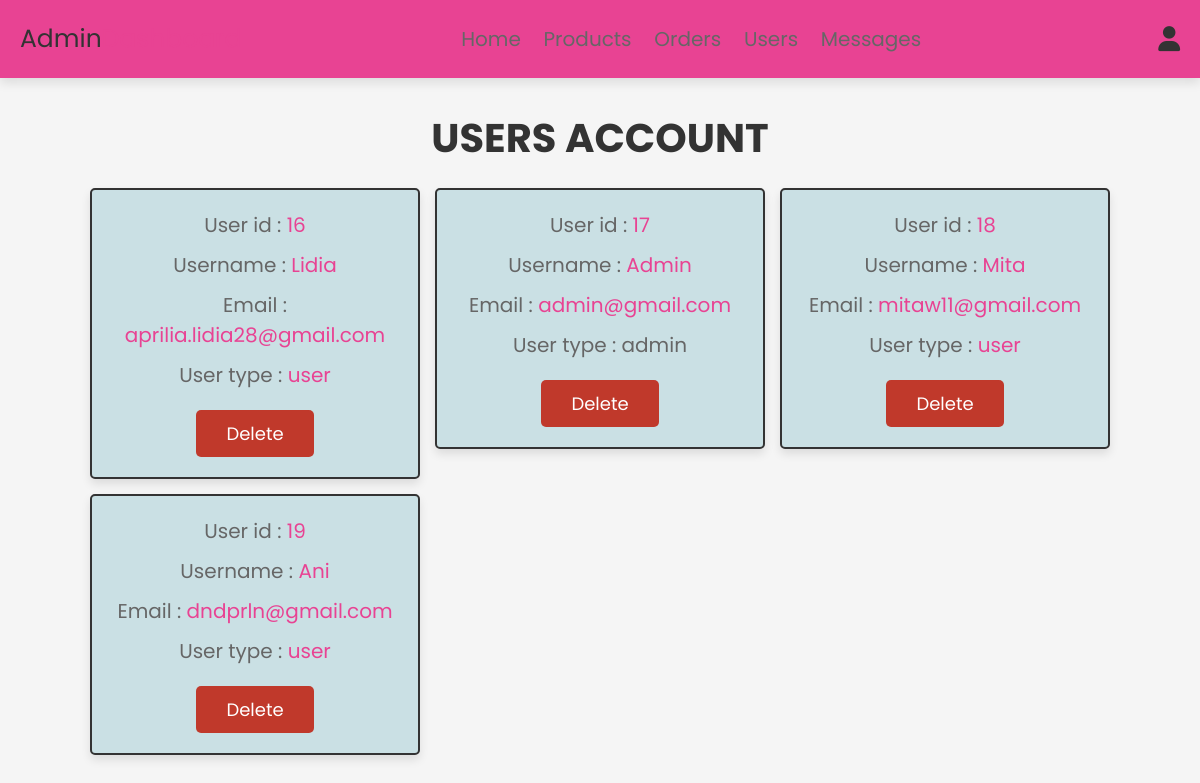
The page /admin_users.php (signed in) on the database its author committed.
### tables this page shows
CREATE TABLE `users` (
  `id` int(100) NOT NULL,
  `name` varchar(100) NOT NULL,
  `email` varchar(100) NOT NULL,
  `password` varchar(100) NOT NULL,
  `user_type` varchar(20) NOT NULL DEFAULT 'user'
);

### admin_users.php (the view, shortened to what this page needs)
<?php
@include 'config.php';
?>
<!DOCTYPE html>
<html lang="en">
<head>
   <link rel="stylesheet" href="https://cdnjs.cloudflare.com/ajax/libs/font-awesome/6.0.0/css/all.min.css">
   <link rel="stylesheet" href="css/admin_style.css">
</head>
<body>
<?php @include 'admin_header.php'; ?>
<section class="users">
   <h1 class="title">users account</h1>
   <div class="box-container">
      <?php
         $select_users = mysqli_query($conn, "SELECT * FROM `users`") or die('query failed');
         if(mysqli_num_rows($select_users) > 0){
            while($fetch_users = mysqli_fetch_assoc($select_users)){
      ?>
      <div class="box" style="background-color: #CAE0E4;">
         <p>User id : <span><?php echo $fetch_users['id']; ?></span></p>
         <p>Username : <span><?php echo $fetch_users['name']; ?></span></p>
         <p>Email : <span><?php echo $fetch_users['email']; ?></span></p>
         <p>User type : <span style="color:<?php if($fetch_users['user_type'] == 'admin'){ echo 'var(--orange)'; }; ?>"><?php echo $fetch_users['user_type']; ?></span></p>
         <a href="admin_users.php?delete=<?php echo $fetch_users['id']; ?>" onclick="return confirm('delete this user?');" class="delete-btn">delete</a>
      </div>
      <?php
         }
      }
      ?>
   </div>
</section>
</body>
</html>

### css/admin_style.css (style rules this page uses)
:root { --pink:#e84393; --red:#c0392b; --blue:#CAE0E4; --black:#333; --white:#fff; --light-color:#666; --light-white:#ccc; --light-bg:#f5f5f5; --border:.2rem solid var(--black); --box-shadow:0 .5rem 1rem rgba(0,0,0,.1); }
* { font-family: 'Poppins', sans-serif; margin:0; padding:0; box-sizing: border-box; outline: none; border:none; text-decoration: none; transition:all .2s linear; }
html { font-size: 62.5%; overflow-x: hidden; scroll-behavior: smooth; scroll-padding-top: 6.5rem; }
body { background: var(--light-bg); }
section { padding:3rem 2rem; }
.title { text-align: center; margin-bottom: 2rem; color:var(--black); text-transform: uppercase; font-size: 4rem; }
.btn, .delete-btn, .option-btn { display: inline-block; border-radius: .5rem; margin-top: 1rem; font-size: 1.8rem; color:var(--white); cursor: pointer; padding:1rem 3rem; text-transform: capitalize; }
.delete-btn { background-color: var(--red); }
.users .box-container { display: grid; grid-template-columns: repeat(auto-fit, 33rem); gap:1.5rem; align-items: flex-start; max-width: 1200px; margin: 0 auto; justify-content: center; }
.users .box-container .box { padding:2rem; border:var(--border); background-color: var(--white); box-shadow: var(--box-shadow); border-radius: .5rem; text-align: center; }
.users .box-container .box p { font-size: 2rem; color:var(--light-color); margin-bottom: 1rem; line-height: 1.5; }
.users .box-container .box p span { color:var(--pink); }
.users .box-container .box .delete-btn { margin-top: .5; }

### rows shown on the page
users: id "16", name "Lidia", email "aprilia.lidia28@gmail.com", user_type "user"
users: id "17", name "Admin", email "admin@gmail.com", user_type "admin"
users: id "18", name "Mita", email "mitaw11@gmail.com", user_type "user"
users: id "19", name "Ani", email "dndprln@gmail.com", user_type "user"
